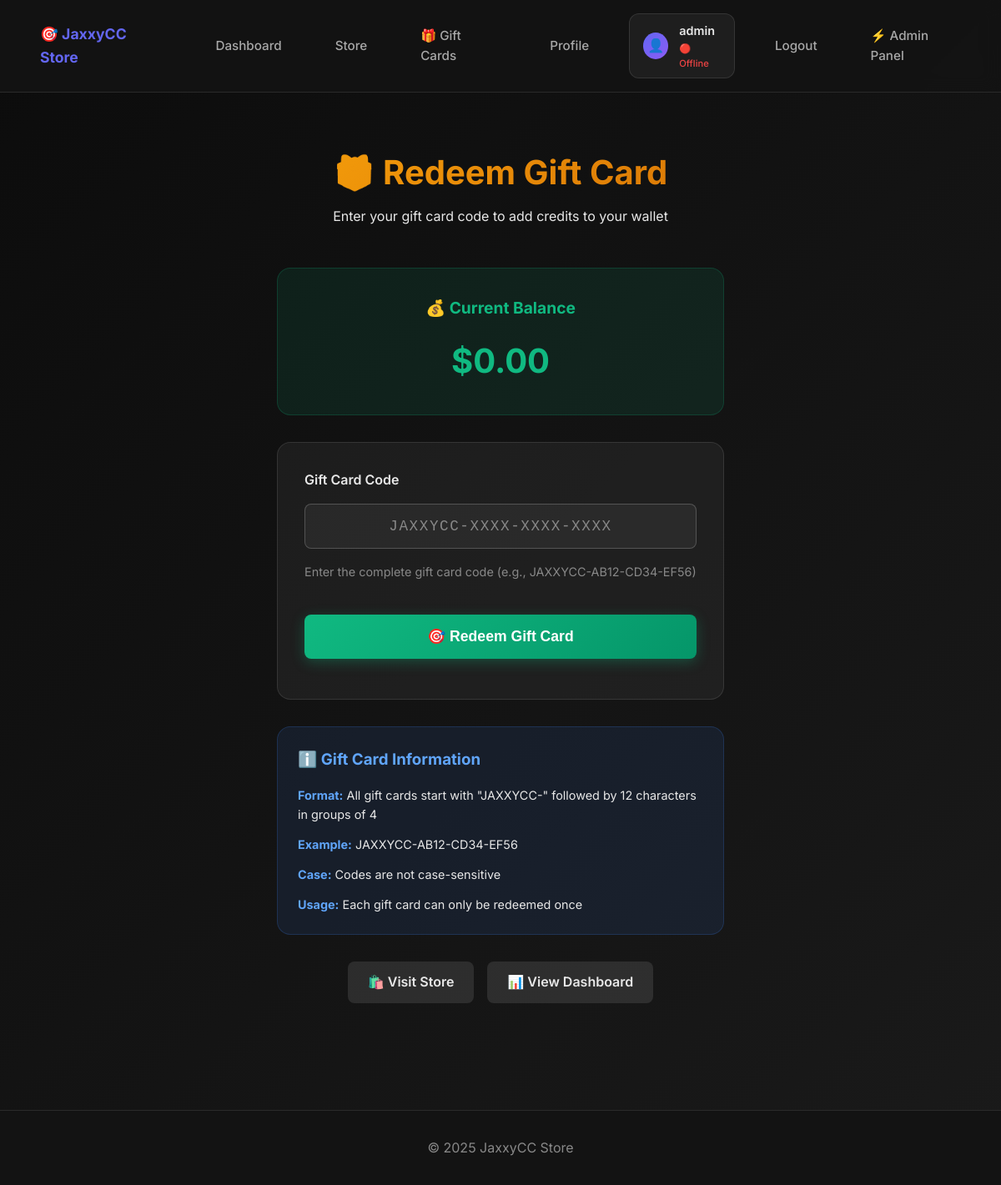
Page /redeem_gift_card.php (signed in) on the earlier database version.
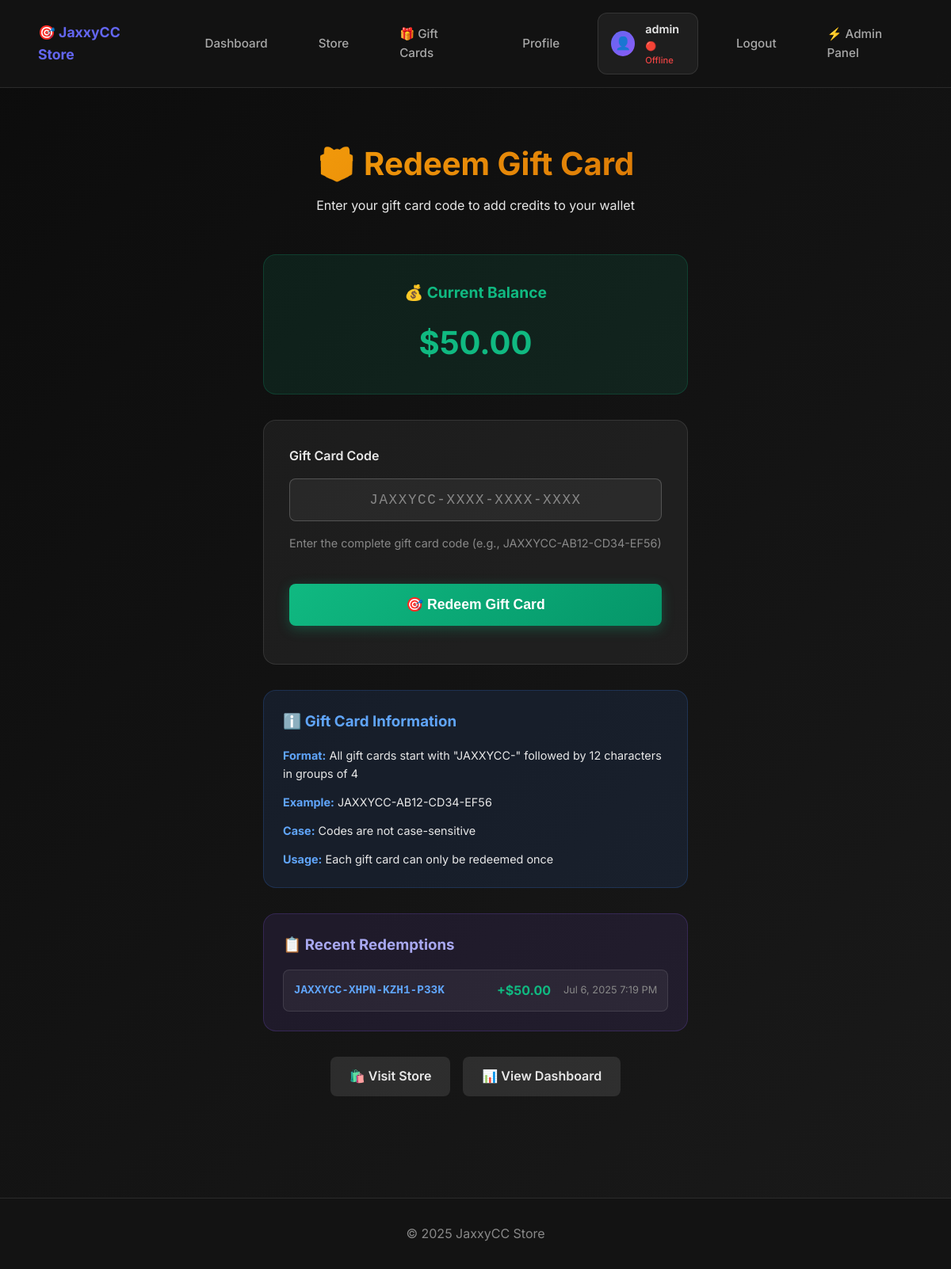
Same page on the later database version.
### tables this page shows
CREATE TABLE wallets (
    user_id INTEGER PRIMARY KEY,
    balance REAL DEFAULT 0,
    FOREIGN KEY(user_id) REFERENCES users(id)
);

### redeem_gift_card.php (the view, shortened to what this page needs)
<?php
$db = get_db();
$stmt = $db->prepare('SELECT balance FROM wallets WHERE user_id = ?');
$stmt->execute([$_SESSION['user_id']]);
$current_balance = $stmt->fetchColumn() ?? 0;
$stmt = $db->prepare('SELECT gc.code, gc.amount, gcr.redeemed_at FROM gift_card_redemptions gcr JOIN gift_cards gc ON gcr.gift_card_id = gc.id WHERE gcr.user_id = ? ORDER BY gcr.redeemed_at DESC LIMIT 10');
$stmt->execute([$_SESSION['user_id']]);
$redemption_history = $stmt->fetchAll(PDO::FETCH_ASSOC);
include __DIR__ . '/includes/header.php';
?>
<div class="redeem-gift-card">
    <div class="redeem-header">
        <h1>🎁 Redeem Gift Card</h1>
        <p>Enter your gift card code to add credits to your wallet</p>
    </div>
    <div class="balance-display">
        <h2>💰 Current Balance</h2>
        <div class="balance-amount">$<?= number_format($current_balance, 2) ?></div>
    </div>
    <div class="redemption-form">
        <form method="post" class="redeem-form">
            <div class="form-group">
                <label for="gift_card_code">Gift Card Code</label>
                <input type="text"
                       id="gift_card_code"
                       name="gift_card_code"
                       placeholder="JAXXYCC-XXXX-XXXX-XXXX"
                       required
                       maxlength="25"
                       style="text-transform: uppercase;"
                       autocomplete="off">
                <small>Enter the complete gift card code (e.g., JAXXYCC-AB12-CD34-EF56)</small>
            </div>
            <button type="submit" name="redeem_code" class="btn-redeem">
                🎯 Redeem Gift Card
            </button>
        </form>
    </div>
    <div class="info-section">
        <h3>ℹ️ Gift Card Information</h3>
        <div class="info-content">
            <div class="info-item">
                <strong>Format:</strong> All gift cards start with "JAXXYCC-" followed by 12 characters in groups of 4
            </div>
            <div class="info-item">
                <strong>Example:</strong> JAXXYCC-AB12-CD34-EF56
            </div>
            <div class="info-item">
                <strong>Case:</strong> Codes are not case-sensitive
            </div>
            <div class="info-item">
                <strong>Usage:</strong> Each gift card can only be redeemed once
            </div>
        </div>
    </div>
    <?php if (!empty($redemption_history)): ?>
        <div class="history-section">
            <h3>📋 Recent Redemptions</h3>
            <div class="history-list">
                <?php foreach ($redemption_history as $redemption): ?>
                    <div class="history-item">
                        <div class="history-code"><?= htmlspecialchars($redemption['code']) ?></div>
                        <div class="history-amount">+$<?= number_format($redemption['amount'], 2) ?></div>
                        <div class="history-date"><?= date('M j, Y g:i A', strtotime($redemption['redeemed_at'])) ?></div>
                    </div>
                <?php endforeach; ?>
            </div>
        </div>
    <?php endif; ?>
    <div class="quick-actions">
        <a href="/store.php" class="action-btn">
            🛍️ Visit Store
        </a>
        <a href="/dashboard.php" class="action-btn">
            📊 View Dashboard
        </a>
    </div>
</div>
<?php include __DIR__ . '/includes/footer.php'; ?>

Differences in the rows shown:
changed wallets: balance "0.00" → "50.00"
Other differences:
text now shown: "📋 Recent Redemptions"
new list line: "JAXXYCC-XHPN-KZH1-P33K +$ 50.00 Jul 6, 2025 7:19 PM"
